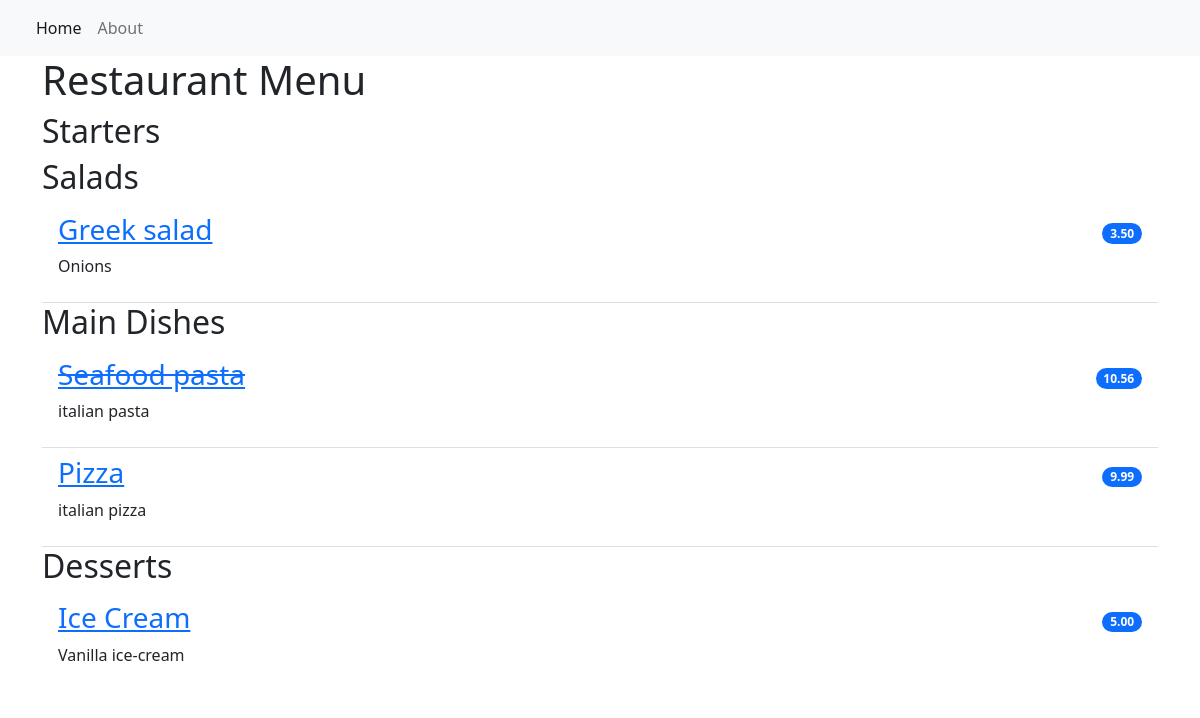
The page / on the database its author committed.
### restaurant_menu/models.py (models this page shows, shortened)
class Item(models.Model):
    meal = models.CharField(max_length=1000, unique=True)
    description = models.CharField(max_length=2000)
    price = models.DecimalField(max_digits=10,decimal_places=2)
    meal_type = models.CharField(max_length=200, choices=MEAL_TYPE)
    author = models.ForeignKey(User, on_delete=models.PROTECT) # records won't be deleted
    status = models.IntegerField(choices=STATUS, default=0)
    date_created = models.DateTimeField(auto_now_add=True)
    date_updated = models.DateTimeField(auto_now=True)

### restaurant_menu/views.py (the view)
# urls.py: path('', views.MenuList.as_view(), name='home'),# when the user visit home page, MenuList will load html file
class MenuList(generic.ListView):
    queryset = Item.objects.order_by("-date_created")
    template_name = "index.html"  # Updated to include app folder
    def get_context_data(self, *, object_list=None, **kwargs):
        context = super().get_context_data(**kwargs)
        context["meals"] = MEAL_TYPE  # Pass meal types to the template
        return context

### restaurant_menu/templates/index.html
{% extends 'base.html' %}
{% block content %}
<div class="container">
<h1>Restaurant Menu</h1>
    <ul class="list-group list-group-flush">
        {% for meal in meals %}
            <h2>{{ meal.1 }}</h2>
            {% for row in item_list %}
                {% if row.meal_type == meal.0 %}
                    {% if row.status == 0 %}
                        <li class="list-group-item d-flex justify-content-between align-items-center border-0 pb-0">
                        <a href="{% url 'menu_item' row.pk %}">
                            <h3><del>{{ row.meal }}</del></h3>
                        </a>
                            <span class ="badge bg-primary rounded-pill">{{ row.price }}</span>
                        </li>
                        <li class="list-group-item pt-0">
                            <p>{{ row.description }}</p>
                        </li>
                        {% else %}
                            <li class="list-group-item d-flex justify-content-between align-items-center border-0 pb-0">
                            <a href="{% url 'menu_item' row.pk %}">
                                <h3>{{ row.meal }}</h3>
                            </a>
                                <span class ="badge bg-primary rounded-pill">{{ row.price }}</span>
                            </li>
        <li class="list-group-item pt-0">
                            <p>{{ row.description }}</p>
        </li>
                    {% endif %}
                {% endif %}
            {% endfor %}
        {% endfor %}
    </ul>
</div>
{% endblock content %}

### restaurant_menu/templates/base.html (shortened to what this page needs)
<!DOCTYPE html>
<html lang="en">
    <head>
        <link href="https://cdn.jsdelivr.net/npm/bootstrap@5.2.0-beta1/dist/css/bootstrap.min.css" rel="stylesheet">
    </head>
    <body>
        <nav class="navbar navbar-expand-lg bg-light">
            <div class="container-fluid">
                <div class="collapse navbar-collapse" id="navbarNav">
                    <ul class="navbar-nav">
                         <li class="nav-item">
                            <a class="nav-link active" aria-current="page" href="{% url 'home' %}">Home</a>
                        </li>
                        <li class="nav-item">
                            <a class="nav-link" aria-current="page" href="{% url 'home' %}">About</a>
                        </li>
                    </ul>
                </div>
            </div>
        </nav>
        {% block content %}
        {% endblock content %}
    </body>
</html>

### rows shown on the page
Item: meal "Greek salad", price "3.50", description "Onions"
Item: meal "Seafood pasta", price "10.56", description "italian pasta"
Item: meal "Pizza", price "9.99", description "italian pizza"
Item: meal "Ice Cream", price "5.00", description "Vanilla ice-cream"

### other values the page prints
{{ meal.1 }} "Starters" "Salads" "Main Dishes" "Desserts"
